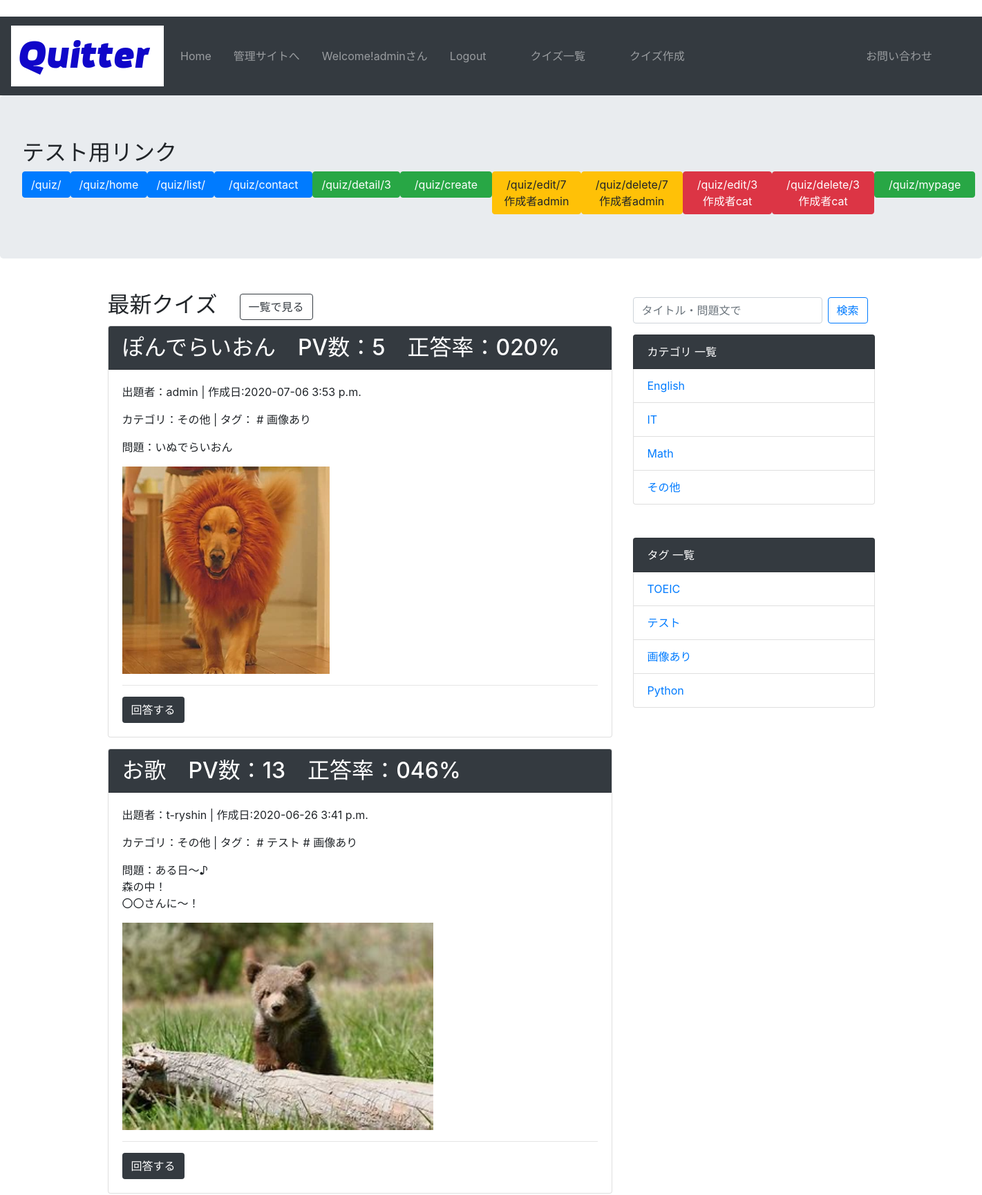
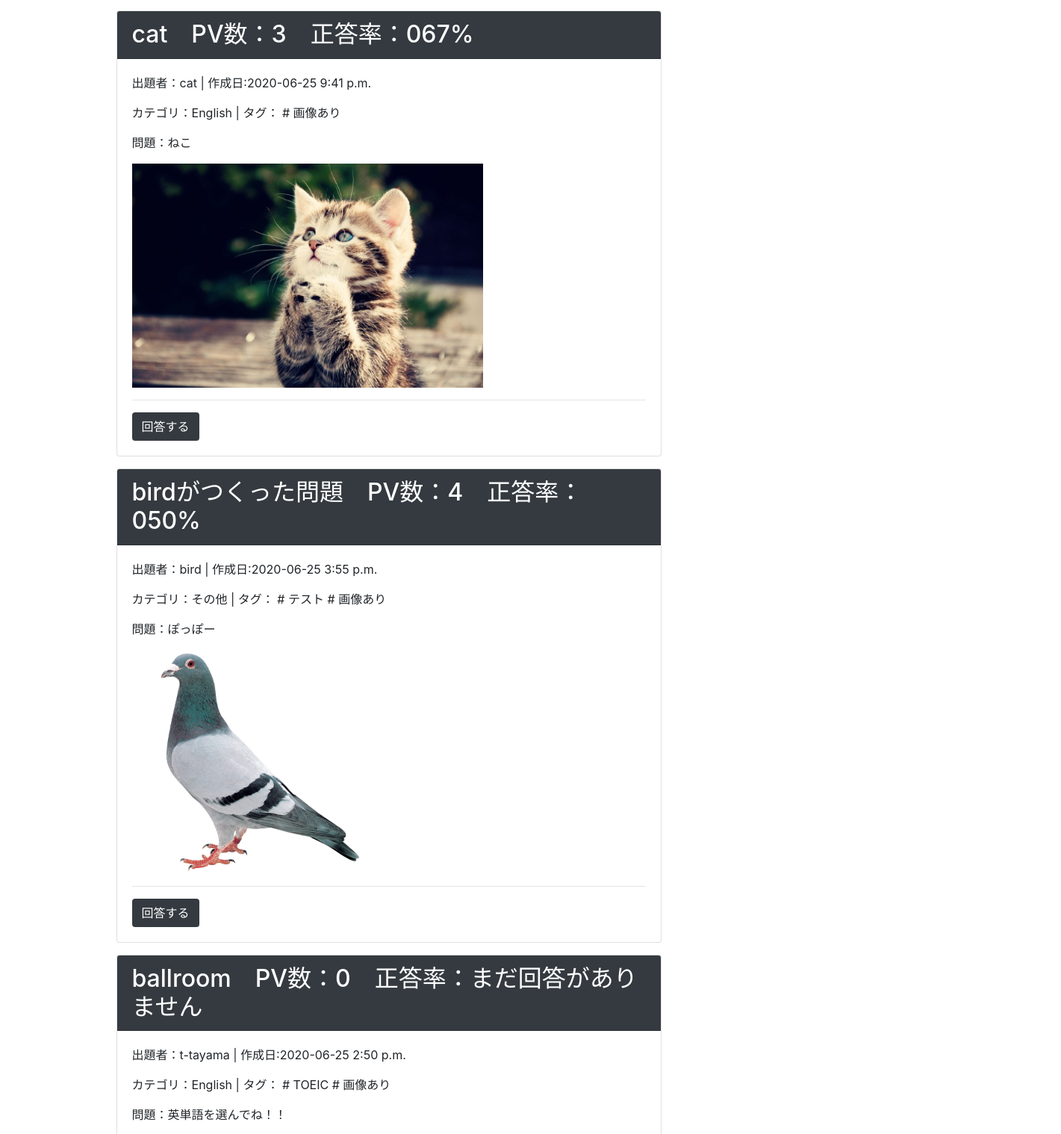
/quiz/ (signed in, upper part), run on the app's committed database (2 pictures, top to bottom).
### account/models.py (models this page shows)
class User(AbstractUser):
    pass

### quiz/models.py (models this page shows, shortened)
class Quiz(models.Model):
    QUIZ_CHOICES = (
        ('a', 'a'), ('b', 'b'), ('c', 'c'), ('d', 'd')
        )
    author = models.ForeignKey(User,verbose_name='作成者',on_delete=models.CASCADE)
    title = models.CharField('タイトル', max_length=255)
    text = models.TextField('問題文')
    image = models.ImageField('画像', upload_to='img', blank=True, null=True)
    category = models.ForeignKey(Category, verbose_name='カテゴリ', blank=False, on_delete=models.PROTECT)
    tag = models.ManyToManyField(Tag, verbose_name='タグ', blank=True)
    choice_a = models.CharField('選択肢a', max_length=255)
    choice_b = models.CharField('選択肢b', max_length=255)
    choice_c = models.CharField('選択肢c', max_length=255)
    choice_d = models.CharField('選択肢d', max_length=255)
    correct_answer = models.CharField('正解', choices=QUIZ_CHOICES, max_length=1)
    explanation = models.TextField('解説', blank=True)
    created_at = models.DateTimeField('問題更新日', default=timezone.now)

class Category(models.Model):
    name = models.CharField('カテゴリ名', max_length=255)
    def __str__(self):
        return self.name

class Tag(models.Model):
    name = models.CharField('タグ名', max_length=255)
    def __str__(self):
        return self.name

### quiz/views.py (the view)
# urls.py: path('', RedirectView.as_view(url='/quiz/'), name='index'),
def index(request):
    latest_quiz_list = Quiz.objects.order_by('-created_at')[:5]
    quiz_dict = get_quiz_dict(latest_quiz_list)
    context = {
        'quiz_dict': quiz_dict
        }
    return render(request, 'quiz/index.html', context)

### quiz/context_processors.py (called while the page is built)
def common(request):
    context = {
        'category_list':Category.objects.all(),
        'tag_list':Tag.objects.all()
    }
    return context

### quiz/func.py (called while the page is built)
def get_quiz_dict(quiz_list):
    quiz_dict = {}
    for quiz in quiz_list:
        quiz_id = quiz.id
        answer = Answer.objects.filter(quiz=quiz_id) # 問題IDでフィルターした回答履歴
        total_count = answer.count() # 総回答数
        correct_count = answer.filter(is_correct=True).count() # 正解の回答数
        try:
            correct_rate = f'{correct_count / total_count * 100:03.0f}%'
        except ZeroDivisionError:
            correct_rate = "まだ回答がありません"
        quiz_dict[quiz] = {
            'total_count': total_count,
            'correct_rate': correct_rate,
        }
    return quiz_dict

### templates/quiz/index.html (shortened to what this page needs)
{% extends 'base.html' %}
{% load static %}
{% block jumbotron %}
<div class="jumbotron">
    <h2>テスト用リンク</h2>
    <div class="btn-group" role="group" aria-label="Basic example">
        <a href="{% url 'quiz:index' %}"><button type="button" class="btn btn-primary">/quiz/</button></a>
        <a href="{% url 'quiz:home' %}"><button type="button" class="btn btn-primary">/quiz/home</button></a>
        <a href="{% url 'quiz:list' %}"><button type="button" class="btn btn-primary">/quiz/list/</button></a>
        <a href="{% url 'quiz:contact' %}"><button type="button" class="btn btn-primary">/quiz/contact　</button></a>
        <a href="{% url 'quiz:detail' quiz_pk=3 %}"><button type="button" class="btn btn-success">/quiz/detail/3</button></a>
        <a href="{% url 'quiz:create' %}"><button type="button" class="btn btn-success">/quiz/create　</button></a>
        <a href="{% url 'quiz:edit' quiz_pk=7 %}"><button type="button" class="btn btn-warning">/quiz/edit/7　作成者admin</button></a>
        <a href="{% url 'quiz:delete' quiz_pk=7 %}"><button type="button" class="btn btn-warning">/quiz/delete/7　作成者admin</button></a>
        <a href="{% url 'quiz:edit' quiz_pk=3 %}"><button type="button" class="btn btn-danger">/quiz/edit/3　作成者cat</button></a>
        <a href="{% url 'quiz:delete' quiz_pk=3 %}"><button type="button" class="btn btn-danger">/quiz/delete/3　作成者cat</button></a>
        <a href="{% url 'quiz:mypage' %}"><button type="button" class="btn btn-success">/quiz/mypage　</button></a>
    </div>
</div>
{% endblock jumbotron %}
{% block content %}
<h2>最新クイズ　<a href="{% url 'quiz:list' %}"><button type="button" class="btn btn-outline-dark">一覧で見る</button></a></h2>
{% if quiz_dict %}
    {% for quiz, value in quiz_dict.items %}
    <div class="card mb-3">
        <h2 class="card-header bg-dark text-white">{{ quiz.title }}　PV数：{{ value.total_count }}　正答率：{{ value.correct_rate }}</h2>
        <div class="card-body">
            <p>出題者：{{ quiz.author }} | 作成日:{{ quiz.created_at|date:'Y-m-d P' }}</p>
            <p>カテゴリ：{{ quiz.category }} | タグ：{% for tag in quiz.tag.all %} # {{ tag }}{% endfor %}</p>
            <p>問題：{{ quiz.text|linebreaksbr }}</p>
            {% if quiz.image %}<p><img src="{{ quiz.image.url }}" height=300></p>{% endif %}
            <hr>
            <a href="{% url 'quiz:detail' quiz.pk %}" class="btn bg-dark text-white">回答する</a>
        </div>
    </div>
    {% endfor %}
{% else %}
    <p>回答可能なクイズがありません</p>
{% endif %}
{% endblock content %}
{% block sidebar %}
    <ul class="list-group mt-2 mb-3">
        <form class="form-inline my-2 my-lg-0" method="GET" action="{% url 'quiz:search' %}">
            <input class="form-control mr-sm-2" type="text" placeholder="タイトル・問題文で" aria-label="Search" name="keyword">
            <button class="btn btn-outline-primary my-2 my-sm-0" type="submit">検索</button>
        </form>
    </ul>
    <ul class="list-group mb-5">
        <li class="list-group-item bg-dark text-white">カテゴリ 一覧</li>
        {% for category in category_list %}
            <li class="list-group-item"><a href="{% url 'quiz:category' category.pk %}">{{ category }}</a></li>
        {% endfor %}
    </ul>
    <ul class="list-group">
        <li class="list-group-item bg-dark text-white">タグ 一覧</li>
        {% for tag in tag_list %}
            <li class="list-group-item"><a href="{% url 'quiz:tag' tag.pk %}">{{ tag }}</a></li>
        {% endfor %}
    </ul>
{% endblock sidebar %}

### templates/base.html (shortened to what this page needs)
﻿<!doctype html>
{% load static %}
<html lang="ja">
<head>
    <link rel="stylesheet" href="https://stackpath.bootstrapcdn.com/bootstrap/4.5.0/css/bootstrap.min.css">
</head>
<body>
    <nav class="navbar navbar-expand-lg navbar-dark bg-dark">
        <a class="navbar-brand" href="{% url 'quiz:index' %}">
            <img src="{% static 'img/quitter.png' %}" alt="logo">
        </a>
        <div class="collapse navbar-collapse justify-content-end" id="navbarSupportedContent">
            <ul class="navbar-nav mr-auto">
                <li class="nav-item">
                    <a class="nav-link" href="{% url 'quiz:index' %}">Home</a>
                </li>
                {% if user.is_superuser %}
                <li class="nav-item ml-3">
                    <a class="nav-link" href="{% url 'admin:index' %}">管理サイトへ</a>
                </li>
                {% endif %}
                {% if user.is_authenticated %}
                <li class="nav-item ml-3">
                    <a class="nav-link" href="{% url 'quiz:mypage' %}">Welcome!{{ user }}さん</a>
                </li>
                <li class="nav-item ml-3">
                    <a class="logout nav-link" href="{% url 'account:logout' %}">Logout</a>
                </li>
                {% endif %}
                <li class="nav-item ml-5">
                    <a class="nav-link" href="{% url 'quiz:list' %}">クイズ一覧</a>
                </li>
                <li class="nav-item ml-5">
                    <a class="nav-link" href="{% url 'quiz:create' %}">クイズ作成</a>
                </li>
            </ul>
            <ul class="navbar-nav">
                <li class="nav-item mr-5">
                    <a class="nav-link" href="{% url 'quiz:contact' %}">お問い合わせ</a>
                </li>
            </ul>
        </div>
    </nav>
    {% block jumbotron %}
    {% endblock jumbotron %}
<div class="container mt-5">
    <div class="row">
        <div class="col-md-8">
        {% block content %}
        {% endblock content %}
        </div>
        <div class="col-md-4">
        {% block sidebar %}
        {% endblock sidebar %}
        </div>
    </div>
</div>
</body>
</html>

### data on the page
User: username "admin"
Quiz: title "ぽんでらいおん", total_count "5", correct_rate "020%", author "admin", created_at "2020-07-06 3:53 p.m.", category "その他", text "いぬでらいおん", image (picture)
Tag: name "画像あり"
Quiz: title "お歌", total_count "13", correct_rate "046%", author "t-ryshin", created_at "2020-06-26 3:41 p.m.", category "その他", text "ある日～♪ 森の中！ 〇〇さんに～！", image (picture)
Tag: name "テスト"
Quiz: title "cat", total_count "3", correct_rate "067%", author "cat", created_at "2020-06-25 9:41 p.m.", category "English", text "ねこ", image (picture)
Quiz: title "birdがつくった問題", total_count "4", correct_rate "050%", author "bird", created_at "2020-06-25 3:55 p.m.", category "その他", text "ぽっぽー", image (picture)
Quiz: title "ballroom", total_count "0", correct_rate "まだ回答がありません", author "t-tayama", created_at "2020-06-25 2:50 p.m.", category "English", text "英単語を選んでね！！"
Tag: name "TOEIC"
Category: name "English"
Category: name "IT"
Category: name "Math"
Category: name "その他"
Tag: name "Python"
